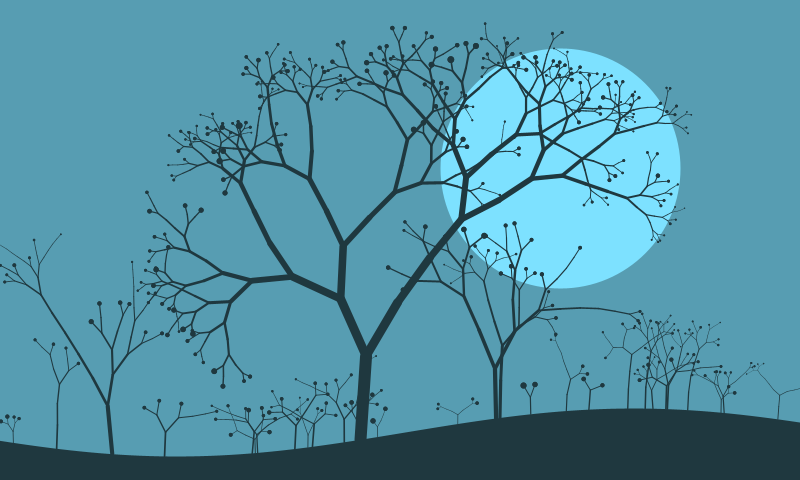
Frame 1 (no input)
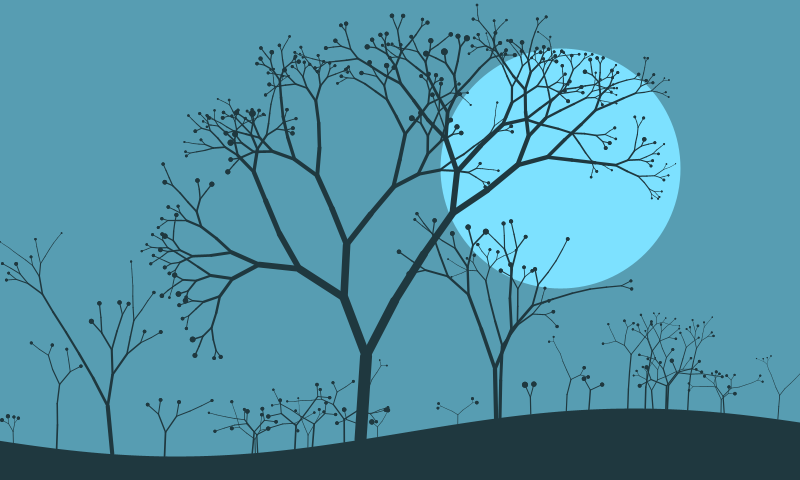
Frame 60 (the mouse pressed at the canvas centre just before this capture)
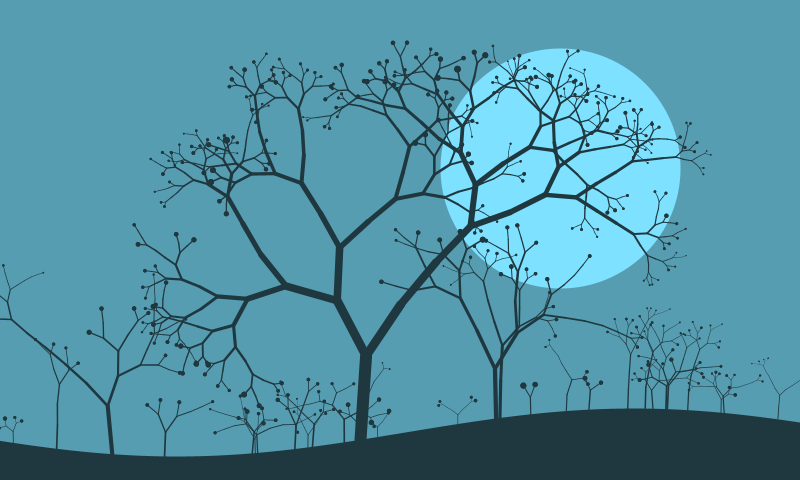
Frame 120 (the mouse held since frame 60 and released just before this capture)

The Processing sketch that drew these frames (run headless with seeded random() and noise(); from frame 60 on, the mouse is pressed at the canvas centre):

// Processing sketch: adInoTree
// ── adInoTree.pde
//////////////////////////////////////////////////////
float scale = 0.025, offs = 0, fq = 1.25, sr = random(500), r = 0;
color c = color(125, 225, 255); 
int sw = 1, csw = 0;

//////////////////////////////////////////////////////
class c_noise
{
  float[] ns;
  float rands;
  int dm; 
  c_noise(int d) { ns = new float[dm = d]; rands = 0; for (int i = 0; i < d; i++) ns[i] = random(1.0); }
  float get(float t)
  {
    t = (dm + (t + rands) % dm) % dm; 
    int i1 = (int)t, i2 = (i1 + 1) % dm; 
    return ns[i1] + (ns[i2] - ns[i1]) * hermit(t - i1);
  }
  void startRand(float s) { rands = s; }
  float rand() { rands = (rands + dm * 0.137) * 1.019 % dm; return get(rands); }
  float rand(float mx) { return rand() * mx; }
  float rand(float mn, float mx) { return mn + (mx - mn) * rand(); }
}
c_noise ns;

///////////////////////////////////////////////////////////////////////////////////
void setup() { size(800, 480); frameRate(30); ns = new c_noise(500); } 
 
void draw()
{
  float p;
  color cb = color(red(c) * 0.7, green(c) * 0.7, blue(c) * 0.7),
        cf = color(red(c) * 0.25, green(c) * 0.25, blue(c) * 0.25);
  drawBegin();
  background(cb); 
  noStroke(); fill(c); drawCirc(width * 0.7, height * 0.35, height * 0.5);
  ns.startRand(sr);
  move(0.015, 1.25); 
  fill(cf); ground(0.05, 0.05); stroke(cf);
  r = 59; tree(0.45, level(0.45), 1.0, 1.0, 0.3, 0.1, 9);
  r = 20; sc *= 1.25;
  for (int i = 0; i < 3; i++) tree(p = ns.rand(0.1, 0.9), level(p), ns.rand(0.4, 0.65), 0.6, 0.3, 0.1, 5);
  r = 9; sc *= 1.5;
  for (int i = 0; i < 25; i++) tree(p = ns.rand(), level(p), ns.rand(0.1, 0.3), 0.5, 0.3, 0.1,(int)ns.rand(2, 5));
  drawEnd();
}

void keyReleased() { sr = random(500); }

void mouseReleased()
{ 
  if (dist(width * 0.7, height * 0.35, mouseX, mouseY) < height * 0.25)
  { csw = (csw + 1) % 4;
    switch(csw)
    { default: c = color(125, 225, 255); return;
      case 1: c = color(255, 100, 75); return;
      case 2: c = color(185, 215, 105); return;
      case 3: c = color(255, 75, 100); return;
    }
  }
  if (mouseY > height * (1 - level((float)mouseX / width))) sw = 1 - sw; else sr = random(500);
}

///////////////////////////////////////////////////////////////////////////////////
float sc;
void move(float d, float s) { offs += d; sc = s; }; 

///////////////////////////////////////////////////////////////////////////////////
float ll, lh; 
float level(float p) { return ll + lh * (1 + sin(3.5 + p * 5.5)); }

void ground(float l, float h)
{ 
  ll = l; lh = h;
  beginShape();
  vertex(drawXS, drawYL);
  for (float x = drawXS; x <= drawXL; x += 10) vertex(x, height * (1 - level(x / width)));
  vertex(drawXL, drawYL);
  endShape(CLOSE);
}

///////////////////////////////////////////////////////////////////////////////////
float m1, m2; 

void tree(float p, float l, float sz, float t, float rb, float rj, int d)
{
  if (sw == 0) { m1 = abs(ns.get(offs) * sc); m2 = 1; } else { m1 = 0; m2 = 1 + abs(ns.get(offs) * sc); }
  pushMatrix();
  translate(width * p, height * (1 - l)); rotate(ns.rand(-0.1, 0.1)); branch(sz, t, rb, rj, d);
  popMatrix();
}

///////////////////////////////////////////////////////////////////////////////////
void branch(float sz, float t, float b, float j, int d)
{
  strokeWeight(12 * sz * t);
  if (d > 0)
  { drawLine(0, 0, 0, -height * 0.175 * sz);
    translate(0, -height * 0.175 * sz);
    rotate(ns.rand(-0.1, 0.1) * m2); 
    if (ns.rand(1.0) < 0.6)
    { scale(ns.rand(0.63, 0.87));
      pushMatrix(); rotate(ns.rand(b - j - m1, b + j + m1) * m2); branch(sz, t, b, j, d - 1); popMatrix();    
      pushMatrix(); rotate(ns.rand(-b - j - m1, -b + j + m1) * m2); branch(sz, t, b, j, d - 1); popMatrix();        
    } else { scale(ns.rand(0.85, 0.95)); branch(sz, t, b, j, d); }
  } else if (r > 0.1) { pushStyle(); noStroke(); drawCirc(0, 0, r); popStyle(); }
}

///////////////////////////////////////////////////////////////////////////////////
float hermit(float x) { return 3 * x * x - 2 * x * x * x; }
// ── accuDraw.pde
///////////////////////////////////////////////////////////////////////////////////
//////////// Accurate Draw 2D Library prototype // fully free for use and modify //
//////////// completely compatible with fill and stroke style`s /////////////////// 
//////////// Igor Kriulin // nemehanika@gmail.com /////////////////////////////////
///////////////////////////////////////////////////////////////////////////////////

//////////// Some Service
float drawXS = 0, drawYS = 0, drawXL, drawYL;
boolean drawNow = false; 

class c_drawUse
{
  float x1, y1, x2, y2, cx, cy, sx, sy, vx, vy, dx, dy, d, scale, ix, iy;
  float arr1[], arr2[], arr3[], arr4[];

  c_drawUse() { arr1 = new float[368]; arr2 = new float[368]; arr3 = new float[368]; arr4 = new float[368]; scale = 1.0; }
  void snap() { scale = sqrt(sq(screenX(10000.0, 0.0) - screenX(0.0, 0.0)) + sq(screenY(10000.0, 0.0) - screenY(0.0, 0.0))) / 10000;
                if (drawNow) { drawXS = -0.5; drawYS = -0.5; drawXL = width - 0.5; drawYL = height - 0.5; 
                             } else { drawXS = 0; drawYS = 0; drawXL = width; drawYL = height; }
              }
  boolean out(float x, float y, float r)
  { 
    float xx = screenX(x, y), yy = screenY(x, y); 
    if (g.stroke) r += g.strokeWeight / 2;
    r *= scale;
    return (((xx + r) < drawXS) || ((xx - r) > drawXL) || ((yy + r) < drawYS) || ((yy - r) > drawYL));
  }
  boolean out(float x1, float y1, float x2, float y2, float r)
  { 
    if (g.stroke) r += g.strokeWeight / 2;
    r *= 1.5 * scale; 
    float xx1 = screenX(x1, y1), yy1 = screenY(x1, y1),
          xx2 = screenX(x2, y2), yy2 = screenY(x2, y2);
    return ((max(xx1, xx2) + r) < drawXS) || ((min(xx1, xx2) - r) > drawXL) || ((max(yy1, yy2) + r) < drawYS) || ((min(yy1, yy2) - r) > drawYL);
  }
  boolean out()
  { 
    float r;
    if (sx > sy) { r = sx - sy; return out(cx - r, cy, cx + r, cy, sy);
                 } else { r = sy - sx; return out(cx, cy - r, cx, cy + r, sx);
                        } 
  }
  void place(int mode, float a, float b, float c, float d)
  {
    switch (mode)
    { case CENTER: cx = a; cy = b; sx = c; sy = d; break;
      case RADIUS: cx = a; cy = b; sx = c * 2; sy = d * 2; break;
      case CORNER: cx = a + (sx = c) / 2; cy = b + (sy = d) / 2; break;
      case CORNERS: cx = a + (sx = (c - a)) / 2; cy = b + (sy = (d - b)) / 2; sx = abs(sx); sy = abs(sy); break;
    }
    x1 = cx - sx / 2; y1 = cy - sy / 2; x2 = cx + sx / 2; y2 = cy + sy / 2;
  }
  int cSegs(float r)
  { 
    r *= scale;
    if (r < 4) return 12; else
    if (r < 7) return 16; else
    if (r > 2000) return 360; else return (int)(16 + 344 * power((r - 7) / 1993, 0.75) + 4) & 0xfffffffc;
  }
  float xyAngle(float x, float y)
  {
    float a, fx = abs(x), fy = abs(y);  
    if (fx < fy)
    { if (fy < 0.00000001) return 0;
      a = atan(fx / fy);
      if (y > 0) { if (x > 0) a += 3*PI/2; else a = 3*PI/2 - a; } else if (x < 0) a += PI/2; else a = PI/2 - a; 
    } else
    { if (fx < 0.00000001) return 0;
      a = atan(fy / fx);
      if (y > 0) { if (x > 0) a = 2*PI - a; else a += PI; } else if (x < 0) a = PI - a; else a = a;  
    }
    return a;
  }
  boolean calcDxDy(float x1, float y1, float x2, float y2)
  {
    vx = x2 - x1; vy = y2 - y1; d = vx * vx + vy * vy;
    if (d < 0.00000001) return false;
    d = sqrt(d); dx = vx / d; dy = vy / d;
    return true;
  }
  boolean calcDxDy(float x1, float y1, float x2, float y2, float x3, float y3)
  {
    vx = (x2 - x1 + x3 - x2) / 2; vy = (y2 - y1 + y3 - y2); d = vx * vx + vy * vy;
    if (d < 0.00000001) return false;
    d = sqrt(d); dx = vx /  d; dy = vy / d;
    return true;
  }
  void cross(float x1, float y1, float x11, float y11, float x2, float y2, float x22, float y22)
  {
    float vx1 = x11 - x1, vy1 = y11 - y1, vx2 = x22 - x2, vy2 = y22 - y2, t;
    
    t = vy2 * vx1 - vx2 * vy1; if (abs(t) < 0.00000001) { ix = x11; iy = y11; return; }
    t = (vx2 * (y1 - y2) - vy2 * (x1 - x2)) / t;
    ix = x1 + vx1 * t;
    iy = y1 + vy1 * t;
  }
  float power(float t, float p) { return p = t / (t + (1 - t) * (1 - p)); }
}

c_drawUse drawUse = new c_drawUse();

void drawBegin() { pushMatrix(); translate(0.5, 0.5);
                   drawXS = -0.5; drawYS = -0.5; drawXL = width - 0.5; drawYL = height - 0.5;
                   drawNow = true;
                 }
void drawEnd() { drawNow = false; popMatrix(); }

//////////// Primitive`s
void drawCirc(float x, float y, float r)
{
  drawUse.snap();
  if ((g.ellipseMode == CENTER) || (g.ellipseMode == CORNERS)) r /= 2;
  if ((r * drawUse.scale < 0.001) || drawUse.out(x, y, r)) return;
  boolean gs = g.stroke;
  pushStyle();
  noStroke(); ellipseMode(RADIUS);
  if (g.fill) { fill(g.fillColor); ellipse(x, y, r, r); }
  float wr = g.strokeWeight / 2;
  if (!gs || (wr * drawUse.scale < 0.0015)) { popStyle(); return; }
  fill(g.strokeColor);
  r += wr;
  int i, c = drawUse.cSegs(r) / 4, c1;
  float aD = 0.5 * PI / c, a = aD;
  float[] sg = drawUse.arr1;
  for (i = 1; i <= c; i++) { sg[i] = sin(a); a += aD; };
  beginShape();
  vertex(x - r, y);
  for (i = 1; i < c; i++) vertex(x - sg[c - i] * r, y + sg[i] * r);
  vertex(x, y + r);
  for (i = 1; i < c; i++) vertex(x - (-sg[i]) * r, y + sg[c - i] * r);
  vertex(x + r, y);
  for (i = 1; i < c; i++) vertex(x - (-sg[c - i]) * r, y + (-sg[i]) * r);
  vertex(x, y - r);
  for (i = 1; i < c; i++) vertex(x - sg[i] * r, y + (-sg[c - i]) * r);
  vertex(x - r, y);
  r -= g.strokeWeight;
  if (r * drawUse.scale > 0.0015)
  { c1 = drawUse.cSegs(r) / 4; 
    if ((c - c1) > c / 8 + 1) { c = c1; c1--; aD = 0.5 * PI / c; a = aD;
                                for (i = 1; i <= c; i++) { sg[i] = sin(a); a += aD; };
                              } else c1 = c - 1;
    vertex(x - r, y);
    for (i = c1; i > 0; i--) vertex(x - sg[i] * r, y + (-sg[c - i]) * r);
    vertex(x, y - r);
    for (i = c1; i > 0; i--) vertex(x - (-sg[c - i]) * r, y + (-sg[i]) * r);
    vertex(x + r, y);
    for (i = c1; i > 0; i--) vertex(x - (-sg[i]) * r, y + sg[c - i] * r);
    vertex(x, y + r);
    for (i = c1; i > 0; i--) vertex(x - sg[c - i] * r, y + sg[i] * r);
    vertex(x - r, y);
  }  
  endShape(CLOSE); 
  popStyle();
}

////////////

void drawEllipse(float x, float y, float rx, float ry)
{
  drawUse.snap();
  drawUse.place(g.ellipseMode, x, y, rx, ry); if (drawUse.out()) return;
  x = drawUse.cx; y = drawUse.cy; rx = drawUse.sx / 2; ry = drawUse.sy / 2;   
  float rrx = rx, rry = ry, rmx, rmn, wr, x1 = 0, y1 = 0, x2, y2, x3, y3, xx, yy;
  rmx = max(rx, ry); rmn = min(rx, ry);
  if ((rmx * drawUse.scale < 0.001) || drawUse.out(x, y, rmx)) return;
  boolean gs = g.stroke;
  pushStyle();
  noStroke(); ellipseMode(RADIUS);
  if (g.fill) { fill(g.fillColor); ellipse(x, y, rx, ry); }
  wr = g.strokeWeight / 2;
  if (!gs || (wr * drawUse.scale < 0.0015)) { popStyle(); return; }
  fill(g.strokeColor);
  int i, c = drawUse.cSegs(rmx + wr) / 4, c1;
  float aD = 0.5 * PI / c, a = aD;
  float[] sg = drawUse.arr1;
  for (i = 1; i <= c; i++) { sg[i] = sin(a); a += aD; };
  beginShape();
  vertex((x2 = x - rx) - wr, y2 = y);
  for (i = 1; i < c; i++) { x3 = x - sg[c - i] * rx; y3 = y + sg[i] * ry;
                            if (i > 1) { drawUse.calcDxDy(x1, y1, x2, y2, x3, y3); 
                                         vertex(x2 - drawUse.dy * wr, y2 + drawUse.dx * wr);
                                       }  
                            x1 = x2; y1 = y2; x2 = x3; y2 = y3;
                          }
  drawUse.calcDxDy(x1, y1, x2, y2, x3 = x, y3 = y + ry); 
  vertex(x2 - drawUse.dy * wr, y2 + drawUse.dx * wr);  
  vertex(x2 = x3, (y2 = y3) + wr);
  for (i = 1; i < c; i++) { x3 = x - (-sg[i]) * rx; y3 = y + sg[c - i] * ry;
                            if (i > 1) { drawUse.calcDxDy(x1, y1, x2, y2, x3, y3); 
                                         vertex(x2 - drawUse.dy * wr, y2 + drawUse.dx * wr);
                                       }  
                            x1 = x2; y1 = y2; x2 = x3; y2 = y3;
                          } 
  drawUse.calcDxDy(x1, y1, x2, y2, x3 = x + rx, y3 = y); 
  vertex(x2 - drawUse.dy * wr, y2 + drawUse.dx * wr);  
  vertex((x2 = x3) + wr, y2 = y3);
  for (i = 1; i < c; i++) { x3 = x - (-sg[c - i]) * rx; y3 = y + (-sg[i]) * ry;
                            if (i > 1) { drawUse.calcDxDy(x1, y1, x2, y2, x3, y3); 
                                         vertex(x2 - drawUse.dy * wr, y2 + drawUse.dx * wr);
                                       }  
                            x1 = x2; y1 = y2; x2 = x3; y2 = y3;
                          }
  drawUse.calcDxDy(x1, y1, x2, y2, x3 = x, y3 = y - ry); 
  vertex(x2 - drawUse.dy * wr, y2 + drawUse.dx * wr);  
  vertex(x2 = x3, (y2 = y3) - wr);
  for (i = 1; i < c; i++) { x3 = x - sg[i] * rx; y3 = y + (-sg[c - i]) * ry;
                            if (i > 1) { drawUse.calcDxDy(x1, y1, x2, y2, x3, y3); 
                                         vertex(x2 - drawUse.dy * wr, y2 + drawUse.dx * wr);
                                       }  
                            x1 = x2; y1 = y2; x2 = x3; y2 = y3;
                          }
  drawUse.calcDxDy(x1, y1, x2, y2, x3 = x - rx, y3 = y); 
  vertex(x2 - drawUse.dy * wr, y2 + drawUse.dx * wr);
  if (rmn > wr)
  { vertex(x3 - wr, y3);
    c1 = drawUse.cSegs(rmx - wr) / 4; 
    if ((c - c1) > c / 8 + 1) { c = c1; c1--; aD = 0.5 * PI / c; a = aD;
                                for (i = 1; i <= c; i++) { sg[i] = sin(a); a += aD; };
                              } else c1 = c - 1;
    vertex((x2 = x - rx) + wr, y2 = y);
    for (i = c1; i > 0; i--) { x3 = x - sg[i] * rx; y3 = y + (-sg[c - i]) * ry;
                               if (i < c1) { drawUse.calcDxDy(x1, y1, x2, y2, x3, y3);
                                             vertex(x2 - drawUse.dy * wr, y2 + drawUse.dx * wr);
                                           }  
                               x1 = x2; y1 = y2; x2 = x3; y2 = y3;
                             }
    drawUse.calcDxDy(x1, y1, x2, y2, x3 = x, y3 = y - ry); 
    vertex(x2 - drawUse.dy * wr, y2 + drawUse.dx * wr);
    vertex(x2 = x3, (y2 = y3) + wr);
    for (i = c1; i > 0; i--) { x3 = x - (-sg[c - i]) * rx; y3 = y + (-sg[i]) * ry;
                               if (i < c1) { drawUse.calcDxDy(x1, y1, x2, y2, x3, y3);
                                             vertex(x2 - drawUse.dy * wr, y2 + drawUse.dx * wr);
                                           }  
                               x1 = x2; y1 = y2; x2 = x3; y2 = y3;
                             }
    drawUse.calcDxDy(x1, y1, x2, y2, x3 = x + rx, y3 = y); 
    vertex(x2 - drawUse.dy * wr, y2 + drawUse.dx * wr);
    vertex((x2 = x3) - wr, y2 = y3);
    for (i = c1; i > 0; i--) { x3 = x - (-sg[i]) * rx; y3 = y + sg[c - i] * ry;
                               if (i < c1) { drawUse.calcDxDy(x1, y1, x2, y2, x3, y3);
                                             vertex(x2 - drawUse.dy * wr, y2 + drawUse.dx * wr);
                                           }  
                               x1 = x2; y1 = y2; x2 = x3; y2 = y3;
                             }
    drawUse.calcDxDy(x1, y1, x2, y2, x3 = x, y3 = y + ry); 
    vertex(x2 - drawUse.dy * wr, y2 + drawUse.dx * wr);
    vertex(x2 = x3, (y2 = y3) - wr);
    for (i = c1; i > 0; i--) { x3 = x - sg[c - i] * rx; y3 = y + sg[i] * ry; 
                               if (i < c1) { drawUse.calcDxDy(x1, y1, x2, y2, x3, y3);
                                             vertex(x2 - drawUse.dy * wr, y2 + drawUse.dx * wr);
                                           }  
                               x1 = x2; y1 = y2; x2 = x3; y2 = y3; 
                             }
    drawUse.calcDxDy(x1, y1, x2, y2, x3 = x - rx, y3 = y); 
    vertex(x2 - drawUse.dy * wr, y2 + drawUse.dx * wr);
    vertex(x3 + wr, y3);
  }  
  endShape(CLOSE); 
  popStyle();
}

////////////
void drawLine(float x1, float y1, float x2, float y2)
{
  if (!g.stroke) return;
  drawUse.snap();
  float r = g.strokeWeight / 2;
  if (r * drawUse.scale < 0.0015) return; 
  if (drawUse.out(x1, y1, x2, y2, 0)) return;
  if (!drawUse.calcDxDy(x1, y1, x2, y2)) { if (g.strokeCap == ROUND) drawCirc(x1, y1, r); return; }
  int s, i;
  float dx = drawUse.dx * r, dy = drawUse.dy * r, a, ad;
  pushStyle(); noStroke(); fill(g.strokeColor);
  beginShape();
  if (g.strokeCap == ROUND)
  { s = drawUse.cSegs(r) / 2; ad = PI / s;
    vertex(x1 - dy,  y1 + dx); vertex(x2 - dy,  y2 + dx);
    a = drawUse.xyAngle(-dy, dx);
    for (i = 1; i < s; i++) { vertex(x2 + r * cos(a),  y2 - r * sin(a)); a += ad; };
    vertex(x2 + dy,  y2 - dx); vertex(x1 + dy,  y1 - dx);
    a = drawUse.xyAngle(dy, -dx);
    for (i = 1; i < s; i++) { vertex(x1 + r * cos(a),  y1 - r * sin(a)); a += ad; };
  } else { if (g.strokeCap == PROJECT) 
           { vertex(x1 - dy - dx,  y1 + dx - dy); vertex(x2 - dy + dx,  y2 + dx + dy);
             vertex(x2 + dy + dx,  y2 - dx + dy); vertex(x1 + dy - dx,  y1 - dx - dy);
           } else { vertex(x1 - dy,  y1 + dx); vertex(x2 - dy,  y2 + dx);
                    vertex(x2 + dy,  y2 - dx); vertex(x1 + dy,  y1 - dx);
                  }
         }
  endShape(CLOSE);
  popStyle();       
}

////////////
void drawRect (float x, float y, float w, float h)
{
  drawUse.snap();
  drawUse.place(g.rectMode, x, y, w, h); if (drawUse.out()) return;
  boolean gs = g.stroke;
  pushStyle(); noStroke();
  if (g.fill) { fill(g.fillColor);
                beginShape();
                vertex(drawUse.x1, drawUse.y1); vertex(drawUse.x1, drawUse.y2);
                vertex(drawUse.x2, drawUse.y2); vertex(drawUse.x2, drawUse.y1);
                endShape(CLOSE);
              }
  int i, c;
  float r = g.strokeWeight / 2, aD, a;
  if (!gs || (r * drawUse.scale < 0.0015)) { popStyle(); return; } 
  fill(g.strokeColor);
  beginShape();
  if (g.strokeJoin == ROUND)
  { float[] sg = drawUse.arr1;
    c = drawUse.cSegs(r) / 4; aD = 0.5 * PI / c; a = aD;
    for (i = 1; i < c; i++) { sg[i] = sin(a); a += aD; };
    vertex(drawUse.cx, (y = drawUse.y1) - r); vertex(x = drawUse.x1, y - r);
    for (i = 1; i < c; i++) vertex(x - sg[i] * r, y + (-sg[c - i]) * r);
    vertex(x - r, drawUse.y1);                vertex(x - r, y = drawUse.y2);
    for (i = 1; i < c; i++) vertex(x - sg[c - i] * r, y + sg[i] * r);
    vertex(x, (y = drawUse.y2) + r);          vertex((x = drawUse.x2), y + r);
    for (i = 1; i < c; i++) vertex(x - (-sg[i]) * r, y + sg[c - i] * r);
    vertex(x + r, y);                         vertex(x + r, y = drawUse.y1);
    for (i = 1; i < c; i++) vertex(x - (-sg[c - i]) * r, y + (-sg[i]) * r);
    vertex(x, y - r);                         vertex(drawUse.cx, y - r);
  } else { if (g.strokeJoin == MITER) 
           { vertex(drawUse.cx, y = drawUse.y1 - r);
             vertex(x = drawUse.x1 - r, y); vertex(x, y = drawUse.y2 + r);
             vertex(x = drawUse.x2 + r, y); vertex(x, y = drawUse.y1 - r); 
             vertex(drawUse.cx, y);
           } else { vertex(drawUse.cx, y = drawUse.y1 - r);
                    vertex(x = drawUse.x1, y);       vertex(x - r, drawUse.y1);
                    vertex(x - r, y = drawUse.y2);   vertex(x, (y = drawUse.y2) + r); 
                    vertex((x = drawUse.x2), y + r); vertex(x + r, y);
                    vertex(x + r, y = drawUse.y1);   vertex(x, y - r);
                    vertex(drawUse.cx, y - r);
                  }
         }
  if ((drawUse.sx > 2 * r) && (drawUse.sy > 2 * r))
  { vertex(drawUse.cx, drawUse.y1 + r);     vertex(drawUse.x2 - r, drawUse.y1 + r);
    vertex(drawUse.x2 - r, drawUse.y2 - r); vertex(drawUse.x1 + r, drawUse.y2 - r);
    vertex(drawUse.x1 + r, drawUse.y1 + r); vertex(drawUse.cx, drawUse.y1 + r);
  }  
  endShape(CLOSE);
  popStyle();  
}

////////////
void drawRect (float x, float y, float w, float h, float r)
{ 
  drawUse.snap();
  if (r * drawUse.scale < 0.001) { pushStyle(); strokeJoin(ROUND); drawRect(x, y, w, h); popStyle(); return; }
  drawUse.place(g.rectMode, x, y, w, h); if (drawUse.out()) return;
  int i, c = 0, c1;
  float x1, y1, x2, y2, rx, ry, aD = 0, a = 0, wr = g.strokeWeight / 2;
  float[] sg = drawUse.arr1; 
  r = min(min(rx = drawUse.sx / 2, ry = drawUse.sy / 2), r); rx -= r; ry -= r;
  x1 = drawUse.cx - rx; y1 = drawUse.cy - ry; x2 = drawUse.cx + rx; y2 = drawUse.cy + ry;
  boolean gs = g.stroke, gf = g.fill, rc = false;
  pushStyle(); noStroke();
  if (gf)
  { fill(g.fillColor);
    c = drawUse.cSegs(r) / 4; aD = 0.5 * PI / c; a = aD;
    for (i = 1; i < c; i++) { sg[i] = sin(a); a += aD; };
    beginShape();
    vertex(x1, drawUse.y1); 
    for (i = 1; i < c; i++) vertex(x1 - sg[i] * r, y1 + (-sg[c - i]) * r);
    vertex(drawUse.x1, y1); vertex(drawUse.x1, y2);
    for (i = 1; i < c; i++) vertex(x1 - sg[c - i] * r, y2 + sg[i] * r);
    vertex(x1, drawUse.y2); vertex(x2, drawUse.y2);
    for (i = 1; i < c; i++) vertex(x2 - (-sg[i]) * r, y2 + sg[c - i] * r);
    vertex(drawUse.x2, y2); vertex(drawUse.x2, y1);
    for (i = 1; i < c; i++) vertex(x2 - (-sg[c - i]) * r, y1 + (-sg[i]) * r);
    vertex(x2, drawUse.y1);
    endShape(CLOSE);
  }
  if (!gs || (wr * drawUse.scale < 0.0015)) { popStyle(); return; } 
  fill(g.strokeColor);
  r += wr;
  c1 = drawUse.cSegs(r) / 4;
  if (c1 - c > c / 8 + 1) { c = c1; aD = 0.5 * PI / c; a = aD; rc = true;
                            for (i = 1; i <= c; i++) { sg[i] = sin(a); a += aD; };
                          }
  beginShape();
  vertex(drawUse.cx, y1 - r); vertex(x1, y1 - r);
  for (i = 1; i < c; i++) vertex(x1 - sg[i] * r, y1 + (-sg[c - i]) * r);
  vertex(x1 - r, y1);         vertex(x1 - r, y2);
  for (i = 1; i < c; i++) vertex(x1 - sg[c - i] * r, y2 + sg[i] * r);
  vertex(x1, y2 + r);         vertex(x2, y2 + r);
  for (i = 1; i < c; i++) vertex(x2 - (-sg[i]) * r, y2 + sg[c - i] * r);
  vertex(x2 + r, y2);         vertex(x2 + r, y1);
  for (i = 1; i < c; i++) vertex(x2 - (-sg[c - i]) * r, y1 + (-sg[i]) * r);
  vertex(x2, y1 - r);         vertex(drawUse.cx, y1 - r);
  r -= g.strokeWeight;
  if ((drawUse.sx > 2 * r) && (drawUse.sy > 2 * r))
  if (r * drawUse.scale > 0.01)
  { if (rc) { c = c1 = drawUse.cSegs(r) / 4; c1--; aD = 0.5 * PI / c; a = aD;
              for (i = 1; i <= c; i++) { sg[i] = sin(a); a += aD; };
            } else c1 = c - 1;
    vertex(drawUse.cx, y1 - r); vertex(x2, y1 - r); 
    for (i = c1; i > 0; i--) vertex(x2 - (-sg[c - i]) * r, y1 + (-sg[i]) * r);
    vertex(x2 + r, y1);         vertex(x2 + r, y2);
    for (i = c1; i > 0; i--) vertex(x2 - (-sg[i]) * r, y2 + sg[c - i] * r);
    vertex(x2, y2 + r);         vertex(x1, y2 + r);         
    for (i = c1; i > 0; i--) vertex(x1 - sg[c - i] * r, y2 + sg[i] * r);
    vertex(x1 - r, y2);         vertex(x1 - r, y1);
    for (i = c1; i > 0; i--) vertex(x1 - sg[i] * r, y1 + (-sg[c - i]) * r);
    vertex(x1, y1 - r);         vertex(drawUse.cx, y1 - r);
  } else { vertex(drawUse.cx, drawUse.y1 + wr);     vertex(drawUse.x2 - wr, drawUse.y1 + wr);
           vertex(drawUse.x2 - wr, drawUse.y2 - wr); vertex(drawUse.x1 + wr, drawUse.y2 - wr);
           vertex(drawUse.x1 + wr, drawUse.y1 + wr); vertex(drawUse.cx, drawUse.y1 + wr);
         }  
  endShape(CLOSE);
  popStyle();  
}

//////////// Additional primitives
void drawRay(float x1, float y1, float x2, float y2, float w1, float w2)
{
  drawUse.snap();
  float sc = drawUse.scale, dx1, dy1, dx2, dy2, rm, xx1, yy1, xx2, yy2, xx3, yy3, xx4, yy4;
  if (w1 * sc < 0.0015) w1 = 0.0015 / sc;
  if (w2 * sc < 0.0015) w2 = 0.0015 / sc;
  w1 *= 0.5; w2 *= 0.5; rm = max(w1, w2);
  if (drawUse.out(x1, y1, x2, y2, rm)) return;
  if (!drawUse.calcDxDy(x1, y1, x2, y2)) return;
  dx1 = drawUse.dy * w1; dy1 = drawUse.dx * w1;
  dx2 = drawUse.dy * w2; dy2 = drawUse.dx * w2;
  xx1 = x1 - dx1; yy1 = y1 + dy1; xx2 = x2 - dx2; yy2 = y2 + dy2;
  xx3 = x2 + dx2; yy3 = y2 - dy2; xx4 = x1 + dx1; yy4 = y1 - dy1;
  boolean gs = g.stroke, gf = g.fill;
  
  pushStyle(); noStroke();
  if (gf) { fill(g.fillColor);
            beginShape();
            vertex(xx1, yy1); vertex(xx2, yy2);
            vertex(xx3, yy3); vertex(xx4, yy4);
            endShape(CLOSE);
          }
  int i, s, s1, s2;
  float r = g.strokeWeight / 2, a1, ad1, a2, ad2;
  if (!gs || (r * sc < 0.0015)) { popStyle(); return; } 
  fill(g.strokeColor);
  float x3, y3, x4, y4, x5, y5, x6, y6, x7, y7, x8, y8,
        xi1, yi1, xi2, yi2, xi3, yi3, xi4, yi4, xi5, yi5, xi6, yi6, xi7, yi7, xi8, yi8;  
  drawUse.calcDxDy(xx1, yy1, xx2, yy2);
  x1 = xx1 - (drawUse.dy *= r); y1 = yy1 + (drawUse.dx *= r);  xi1 = xx1 + drawUse.dy; yi1 = yy1 - drawUse.dx;
  x2 = xx2 - drawUse.dy; y2 = yy2 + drawUse.dx;                xi2 = xx2 + drawUse.dy; yi2 = yy2 - drawUse.dx; 
  drawUse.calcDxDy(xx2, yy2, xx3, yy3);
  x3 = xx2 - (drawUse.dy *= r); y3 = yy2 + (drawUse.dx *= r);  xi3 = xx2 + drawUse.dy; yi3 = yy2 - drawUse.dx;
  x4 = xx3 - drawUse.dy; y4 = yy3 + drawUse.dx;                xi4 = xx3 + drawUse.dy; yi4 = yy3 - drawUse.dx;
  drawUse.calcDxDy(xx3, yy3, xx4, yy4);
  x5 = xx3 - (drawUse.dy *= r); y5 = yy3 + (drawUse.dx *= r);  xi5 = xx3 + drawUse.dy; yi5 = yy3 - drawUse.dx;
  x6 = xx4 - drawUse.dy; y6 = yy4 + drawUse.dx;                xi6 = xx4 + drawUse.dy; yi6 = yy4 - drawUse.dx;
  drawUse.calcDxDy(xx4, yy4, xx1, yy1);
  x7 = xx4 - (drawUse.dy *= r); y7 = yy4 + (drawUse.dx *= r);  xi7 = xx4 + drawUse.dy; yi7 = yy4 - drawUse.dx;
  x8 = xx1 - drawUse.dy; y8 = yy1 + drawUse.dx;                xi8 = xx1 + drawUse.dy; yi8 = yy1 - drawUse.dx;
  beginShape();
  if (g.strokeJoin == ROUND)
  { s = drawUse.cSegs(r); 
    a1 = drawUse.xyAngle(x8 - xx1, y8 - yy1);
    ad1 = drawUse.xyAngle(x1 - xx1, y1 - yy1) - a1;
    s1 = ceil(s * ad1 / TWO_PI); 
    ad1 = ad1 / s1; a1 += ad1;
    vertex(x8, y8);
    for (i = 1; i < s1; i++) { vertex(xx1 + r * cos(a1),  yy1 - r * sin(a1)); a1 += ad1; };
    vertex(x1, y1);
    a2 = drawUse.xyAngle(x2 - xx2, y2 - yy2);
    ad2 = drawUse.xyAngle(x3 - xx2, y3 - yy2) - a2;
    s2 = ceil(s * ad2 / TWO_PI);
    ad2 = ad2 / s2; a2 += ad2;
    vertex(x2, y2);
    for (i = 1; i < s1; i++) { vertex(xx2 + r * cos(a2),  yy2 - r * sin(a2)); a2 += ad2; };
    vertex(x3, y3);
    a2 = drawUse.xyAngle(x4 - xx3, y4 - yy3); a2 += ad2;
    vertex(x4, y4);
    for (i = 1; i < s1; i++) { vertex(xx3 + r * cos(a2),  yy3 - r * sin(a2)); a2 += ad2; };
    vertex(x5, y5);
    a1 = drawUse.xyAngle(x6 - xx4, y6 - yy4); a1 += ad1;
    vertex(x6, y6);
    for (i = 1; i < s1; i++) { vertex(xx4 + r * cos(a1),  yy4 - r * sin(a1)); a1 += ad1; };
    vertex(x7, y7);
    vertex(x8, y8);
  } else { if (g.strokeJoin == MITER) 
           { drawUse.cross(x7, y7, x8, y8, x1, y1, x2, y2);
             vertex(xx1 = drawUse.ix, yy1 = drawUse.iy);
             drawUse.cross(x1, y1, x2, y2, x3, y3, x4, y4);
             vertex(drawUse.ix, drawUse.iy);
             drawUse.cross(x3, y3, x4, y4, x5, y5, x6, y6);
             vertex(drawUse.ix, drawUse.iy);
             drawUse.cross(x5, y5, x6, y6, x7, y7, x8, y8);
             vertex(drawUse.ix, drawUse.iy);
             vertex(xx1, yy1);
           } else { vertex(x1, y1); vertex(x2, y2);
                    vertex(x3, y3); vertex(x4, y4);
                    vertex(x5, y5); vertex(x6, y6);
                    vertex(x7, y7); vertex(x8, y8);
                    vertex(x1, y1);
                  }
         }
  if ((w1 > r) || (w2 >  r))
  { drawUse.cross(xi2, yi2, xi1, yi1, xi8, yi8, xi7, yi7);
    vertex(xx1 = drawUse.ix, yy1 = drawUse.iy);
    drawUse.cross(xi8, yi8, xi7, yi7, xi6, yi6, xi5, yi5);
    vertex(drawUse.ix, drawUse.iy);
    drawUse.cross(xi6, yi6, xi5, yi5, xi4, yi4, xi3, yi3);
    vertex(drawUse.ix, drawUse.iy);
    drawUse.cross(xi4, yi4, xi3, yi3, xi2, yi2, xi1, yi1);
    vertex(drawUse.ix, drawUse.iy);
    vertex(xx1, yy1);
  }  
  endShape(CLOSE);
  popStyle();    
}

//////////// Additional primitives
void drawRoundRay(float x1, float y1, float x2, float y2, float w1, float w2)
{
  drawUse.snap();
  int i, s, s1, s2, mr = 0;
  float sc = drawUse.scale, sw, dx, dy, d, x, y, a, a1, a2, a3, a4, b, ad1, ad2,
        dx1, dy1, dx2, dy2, rm;
  if (w1 * sc < 0.0015) w1 = 0.0015 / sc;
  if (w2 * sc < 0.0015) w2 = 0.0015 / sc;
  w1 *= 0.5; w2 *= 0.5; rm = max(w1, w2);
  if (drawUse.out(x1, y1, x2, y2, rm)) return;

  dx = x2 - x1; dy = y2 - y1; 
  d = dx * dx + dy * dy;
  if (d > 0.00000001) d = sqrt(d);
  boolean gs = g.stroke, gf = g.fill, rc1 = false, rc2 = false;
  if ((w2 + d) <= w1) { drawCirc(x1, y1, w1); return;
                      } else if ((w1 + d) <= w2) { drawCirc(x2, y2, w2); return; }
  pushStyle(); noStroke(); ellipseMode(RADIUS);
  if (gf) fill(g.fillColor); 
  if (w2 > w1) { sw = x1; x1 = x2; x2 = sw; sw = y1; y1 = y2; y2 = sw; sw = w1; w1 = w2; w2 = sw; dx = -dx; dy = -dy; }
  if (x2 < x1) { mr = 1; x1 = -x1; x2 = -x2; dx = -dx; };
  a = PI / 2 - asin((w1 - w2) / d) + atan(dy / dx);
  dx1 = w1 * cos(a); dy1 = w1 * sin(a);
  dx2 = w2 * cos(a); dy2 = w2 * sin(a);
  if (mr == 1) { x1 = -x1; x2 = -x2; dx1 = -dx1; dx2 = -dx2;
                 sw = x1;  x1 = x2;   x2 = sw;  sw = y1;  y1 = y2;   y2 = sw;  sw = w1; w1 = w2; w2 = sw;
                 sw = dx1; dx1 = dx2; dx2 = sw; sw = dy1; dy1 = dy2; dy2 = sw; dy = - dy;
               }
  b = 2 * acos((dx * dx1 + dy * dy1) / (d * sqrt(dx1 * dx1 + dy1 * dy1))); a = TWO_PI - b;
  float[] d1x = drawUse.arr1, d1y = drawUse.arr2, d2x = drawUse.arr3, d2y = drawUse.arr4;       
  x = x1 + (d1x[0] = dx1); y = y1 + (d1y[0] = dy1);
  if (gf) { beginShape();
            vertex(x, y);
          }  
  s1 = ceil(a * drawUse.cSegs(w1) / TWO_PI);
  ad1 = a / s1; a1 = drawUse.xyAngle(dx1, dy1); a2 = a1 - ad1;
  for (i = 1; i <= s1; i++) { x = x1 + (d1x[i] = w1 * cos(a2)); y = y1 + (d1y[i] = - w1 * sin(a2));
                              if (gf) vertex(x, y); 
                              a2 -= ad1;
                            }
  a3 = b + drawUse.xyAngle(dx2, dy2);
  x = x2 + (d2x[0] = dx2 = w2 * cos(a3)); y = y2 + (d2y[0] = dy2 = -w2 * sin(a3));
  if (gf) vertex(x, y);
  s2 = ceil(b * drawUse.cSegs(w2) / TWO_PI);
  ad2 = b / s2; a4 = a3 - ad2;
  for (i = 1; i <= s2; i++) { x = x2 + (d2x[i] = w2 * cos(a4)); y = y2 + (d2y[i] = - w2 * sin(a4));      
                              if (gf) vertex(x, y);
                              a4 -= ad2;
                            }
  if (gf) endShape(CLOSE);
  float dr, r, wr = g.strokeWeight / 2;
  if (!gs || (wr * sc < 0.0015)) { popStyle(); return; } 
  fill(g.strokeColor);
  beginShape();
  dr = 1.0 + wr / w1; r = w1 + wr;
  s = ceil(a * drawUse.cSegs(r) / TWO_PI); 
  vertex(x = x1 + dx1 * dr, y = y1 + dy1 * dr);
  if ((s - s1) > s1 / 8 + 1)
  { s1 = s; ad1 = a / s1; a2 = a1 - ad1; rc1 = true;
    for (i = 1; i <= s1; i++) { vertex (x1 + r * cos(a2), y1 - r * sin(a2)); a2 -= ad1; }
  } else for (i = 1; i <= s1; i++) vertex(x1 + d1x[i] * dr, y1 + d1y[i] * dr);
  dr = 1 + wr / w2; r = w2 + wr;
  s = ceil(b * drawUse.cSegs(r) / TWO_PI); 
  if ((s - s2) > s2 / 8 + 1)
  { vertex(x2 + dx2 * dr, y2 + dy2 * dr);
    s2 = s; ad2 = b / s2; a4 = a3 - ad2; rc2 = true;
    for (i = 1; i <= s2; i++) { vertex (x2 + r * cos(a4), y2 - r * sin(a4)); a4 -= ad2; }
  } else for (i = 0; i <= s2; i++) vertex(x2 + d2x[i] * dr, y2 + d2y[i] * dr);
  if ((w1 > wr) || (w2 >  wr))
  { vertex(x, y);
    d = 1.0 - wr / w1;
    vertex(x = x1 + dx1 * d, y = y1 + dy1 * d);
    dr = 1.0 - wr / w2; r = w2 - wr;
    if (rc2)
    { a4 += ad2;
      for (i = s2; i >= 0; i--) { vertex (x2 + r * cos(a4), y2 - r * sin(a4)); a4 += ad2; }
    } else for (i = s2; i >= 0; i--) vertex(x2 + d2x[i] * dr, y2 + d2y[i] * dr);
    dr = d; r = w1 - wr;
    if (rc1)
    { a2 += ad1;
      for (i = s1; i > 0; i--) { vertex (x1 + r * cos(a2), y1 - r * sin(a2)); a2 += ad1; }
    } else for (i = s1; i > 0; i--) vertex(x1 + d1x[i] * dr, y1 + d1y[i] * dr);/**/     
    vertex(x, y);       
  }
  endShape(CLOSE);
  popStyle();    
}

//////////// Service
void drawSnap() { drawUse.snap(); };
float drawScale() { drawUse.snap(); return drawUse.scale; };

//////////// Additional Service
void drawXY(float size, color c)
{
  pushStyle();
  noFill(); stroke(c); strokeWeight(1.0); strokeCap(PROJECT); strokeJoin(MITER); rectMode(CENTER);
  drawLine(0, - size * 0.1, 0, size); 
  drawLine(- size * 0.1, 0, size, 0);
  strokeWeight(3.0);
  beginShape();
  vertex(- size * 0.05, size - size * 0.05);
  vertex(0, size);
  vertex(size * 0.05, size - size * 0.05);
  endShape();

  beginShape();
  vertex(size - size * 0.05, - size * 0.05);
  vertex(size, 0);
  vertex(size - size * 0.05, size * 0.05);
  endShape();

  strokeWeight(1.0);

  drawLine(- size * 0.025, size + size * 0.1 - size * 0.025, 0, size + size * 0.1);
  drawLine(size * 0.025, size + size * 0.1 - size * 0.025, -size * 0.025, size + size * 0.1 + size * 0.025);

  drawLine(size + size * 0.1 - size * 0.025, size * 0.025, size + size * 0.1 + size * 0.025, -size * 0.025);
  drawLine(size + size * 0.1 + size * 0.025, size * 0.025, size + size * 0.1 - size * 0.025, -size * 0.025);
  
  noStroke(); fill(c); 
  drawRect(0, 0, 5, 5);

  popStyle();  
}
